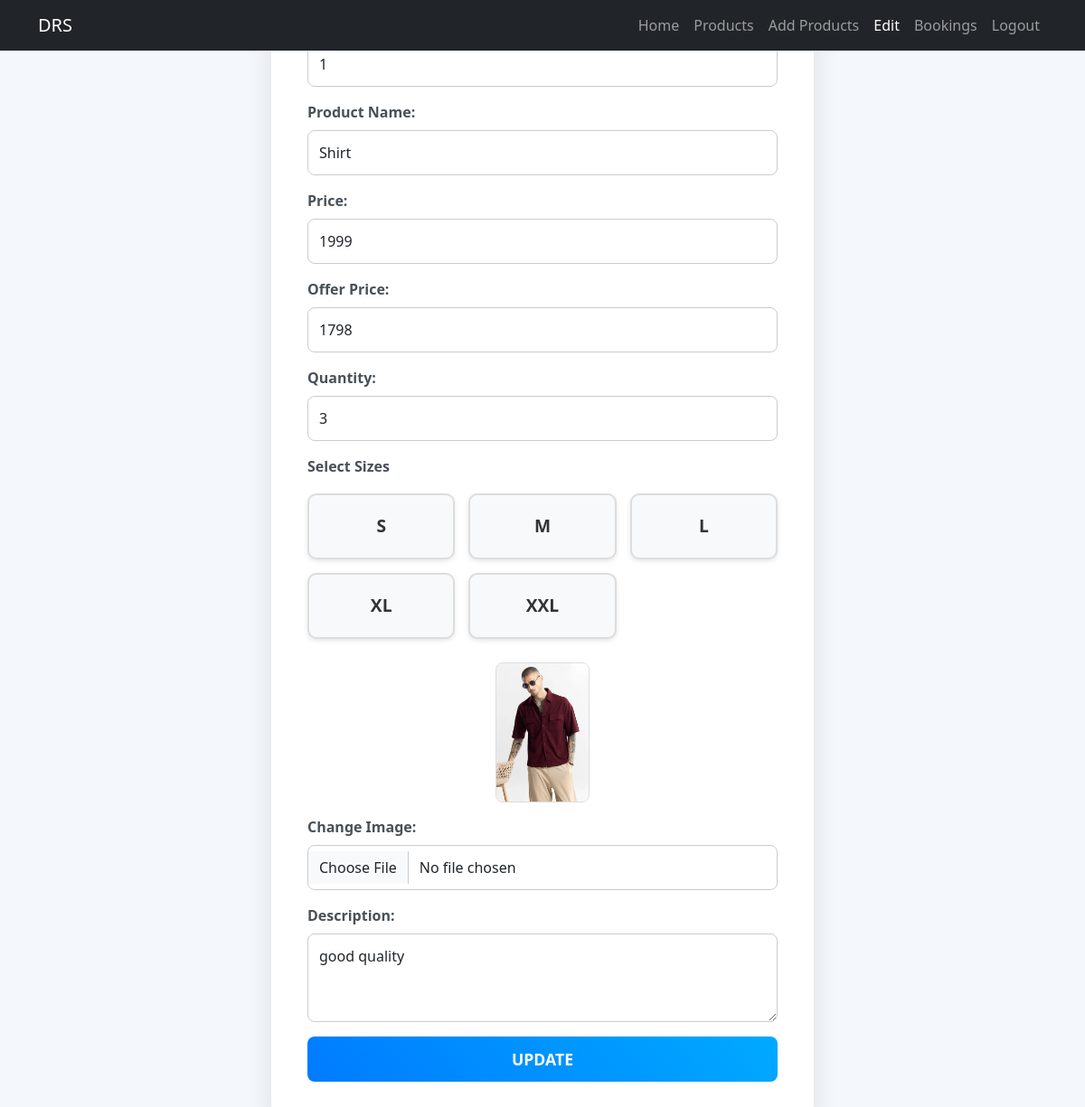
The app's page /products/edit_prod/5/ (signed in), older data.
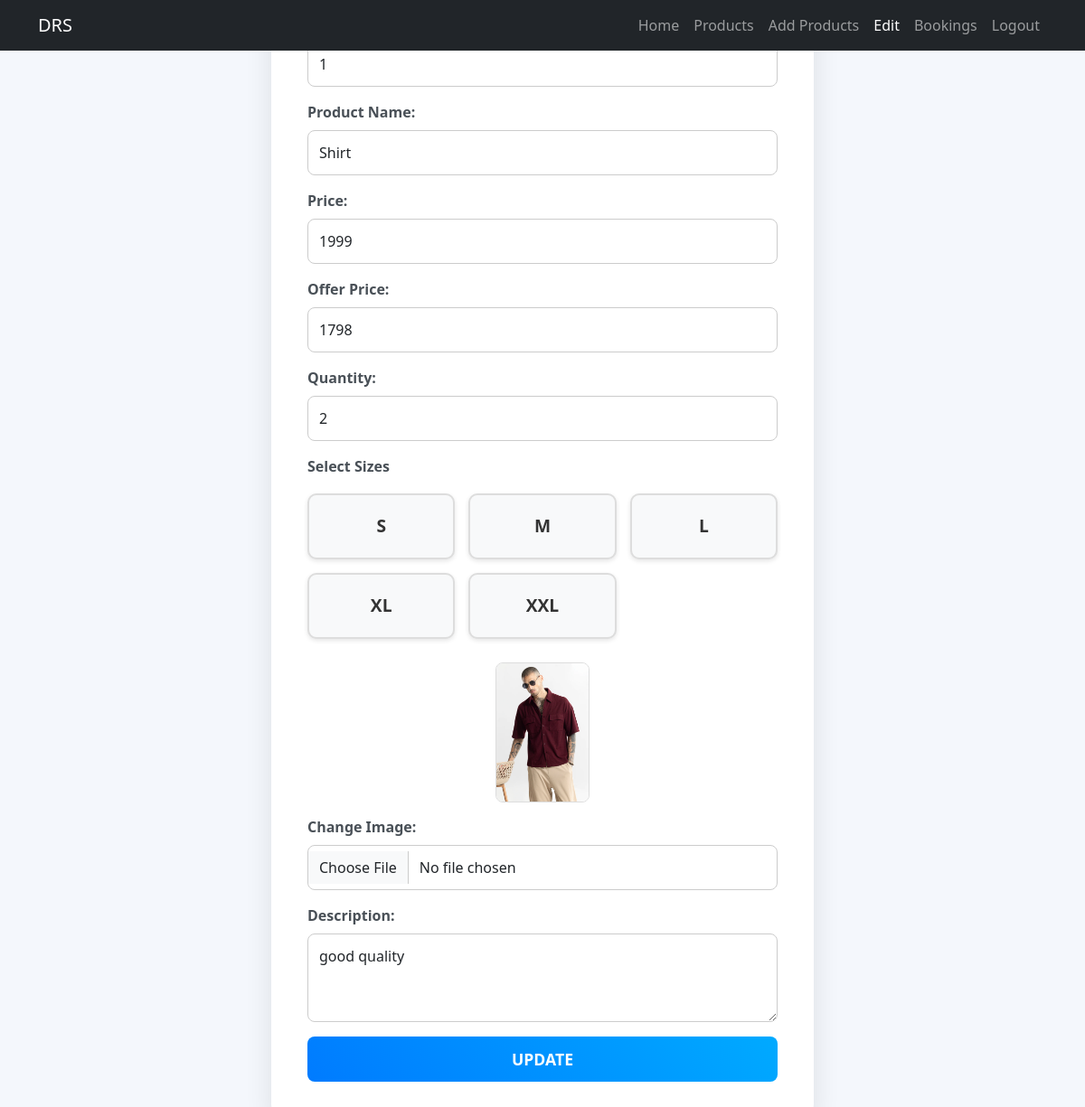
The same page, newer data.
### app/models.py (models this page shows, shortened)
class Product(models.Model):
    pro_id=models.TextField()
    name=models.TextField()
    price=models.IntegerField()
    ofr_price=models.IntegerField()
    img=models.FileField()
    dis=models.TextField()
    sizes = models.ManyToManyField(Size, related_name='Sizes')
    quantity = models.PositiveIntegerField(default=0)  # New field for stock quantity

### app/views.py (the view)
# urls.py: path('products/edit_prod/<int:pid>/', views.edit_prod, name='edit_prod'),
def edit_prod(req,pid):
    if 'drs_shop' in req.session:
        if req.method=='POST':
            prd_id=req.POST['prd_id']
            prd_name=req.POST['prd_name']
            prd_price=req.POST['prd_price']
            ofr_price=req.POST['ofr_price']
            prd_dis=req.POST['prd_dis']
            img=req.FILES.get('img')
            sizes = req.POST.getlist('sizes')  # selected sizes
            quantity = req.POST['quantity']  # quantity
            product = get_object_or_404(Product, id=pid)
            product.pro_id = prd_id
            product.name = prd_name
            product.price = prd_price
            product.ofr_price = ofr_price
            product.dis = prd_dis
            product.quantity = quantity  # Update quantity
            if img:
                product.img = img
            product.sizes.clear()  # Clear existing sizes
            for size in sizes:
                size_obj, _ = Size.objects.get_or_create(size=size)
                product.sizes.add(size_obj)
            product.save()  # Save all changes
            return redirect(shp_home)
        else:
            all_sizes = Size.objects.all()  # Fetch all available sizes
            product = get_object_or_404(Product, pk=pid)  # Fetch the product to edit
            return render(req, 'shop/edit.html', {'product': product, 'all_sizes': all_sizes})
    else:
        return redirect(shp_login)

### templates/shop/edit.html (shortened to what this page needs)
<!DOCTYPE html>
<html lang="en">
<head>
    <link href="https://cdn.jsdelivr.net/npm/bootstrap@5.3.3/dist/css/bootstrap.min.css" rel="stylesheet">
</head>
<body>
    <nav class="navbar navbar-expand-lg navbar-dark bg-dark">
        <div class="container">
            <a class="navbar-brand" href="#">DRS</a>
            <div class="collapse navbar-collapse" id="navbarNav">
                <ul class="navbar-nav ms-auto">
                    <li class="nav-item"><a class="nav-link" href="/shp_home">Home</a></li>
                    <li class="nav-item"><a class="nav-link" href="/products">Products</a></li>
                    <li class="nav-item"><a class="nav-link" href="/add_prod">Add Products</a></li>
                    <li class="nav-item"><a class="nav-link active" href="#">Edit</a></li>
                    <li class="nav-item"><a class="nav-link" href="/bookings">Bookings</a></li>
                    <li class="nav-item"><a class="nav-link" href="/shp_logout">Logout</a></li>
                </ul>
            </div>
        </div>
    </nav>
    <div class="form-container">
        <div class="form-box">
            <form action="" method="post" enctype="multipart/form-data">
                <div class="mb-3">
                    <label for="prod_id" class="form-label">Product ID:</label>
                    <input type="text" class="form-control" placeholder="Enter Product ID" name="prd_id" value="{{product.pro_id}}">
                </div>
                <div class="mb-3">
                    <label for="prd_name" class="form-label">Product Name:</label>
                    <input type="text" class="form-control" placeholder="Enter Product Name" name="prd_name" value="{{product.name}}">
                </div>
                <div class="mb-3">
                    <label for="price" class="form-label">Price:</label>
                    <input type="number" class="form-control" placeholder="Enter Product Price" name="prd_price" value="{{product.price}}">
                </div>
                <div class="mb-3">
                    <label for="ofrprice" class="form-label">Offer Price:</label>
                    <input type="number" class="form-control" placeholder="Enter Offer Price" name="ofr_price" value="{{product.ofr_price}}">
                </div>
                <div class="mb-3">
                    <label for="quantity" class="form-label">Quantity:</label>
                    <input type="number" class="form-control" placeholder="Quantity" name="quantity" value="{{product.quantity}}" required>
                </div>
                <div class="mb-3">
                    <label for="sizes" class="form-label">Select Sizes</label>
                    <div class="size-options">
                        {% for size in all_sizes %}
                            <div class="size-option" id="size_{{ size.size }}">
                                <label for="checkbox_{{ size.size }}" class="size-label">{{ size.size }}</label>
                            </div>
                        {% endfor %}
                    </div>
                </div>
                <img src="{{product.img.url}}" alt="Product Image" class="img-preview">
                <div class="mb-3">
                    <label for="img" class="form-label">Change Image:</label>
                    <input type="file" class="form-control" name="img">
                </div>
                <div class="mb-3">
                    <label for="dis" class="form-label">Description:</label>
                    <textarea class="form-control" placeholder="Enter Product Details" name="prd_dis" rows="3">{{product.dis}}</textarea>
                </div>
                <button type="submit" class="btn btn-primary">UPDATE</button>
            </form>
        </div>
    </div>
</body>
</html>

Row changes from the older to the newer data that the page shows:
changed Product "Shirt": quantity "3" → "2"
